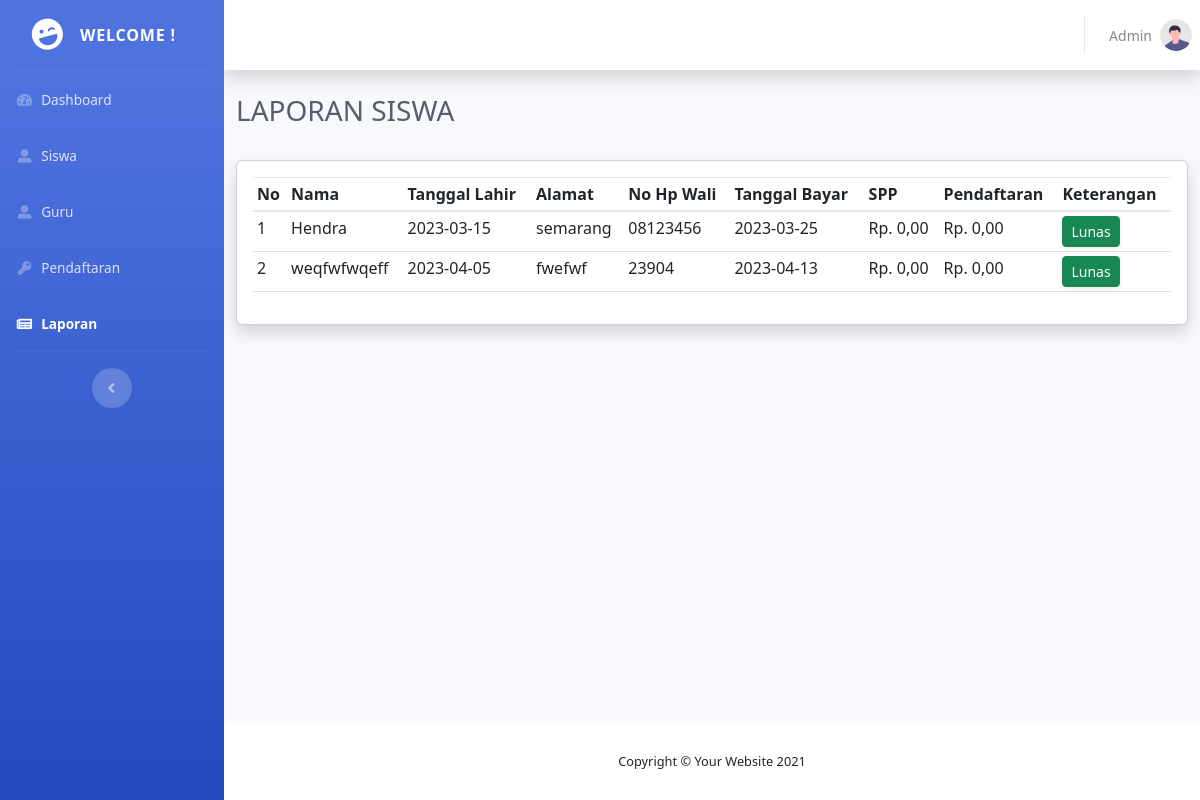
Page /laporan_siswa.php on the committed database.
### tables this page shows
CREATE TABLE `tbl_siswa` (
  `id` int(11) NOT NULL,
  `nama` varchar(255) NOT NULL,
  `ttl` date NOT NULL,
  `alamat` varchar(255) NOT NULL,
  `no_hp` varchar(255) NOT NULL,
  `tgl_masuk` date NOT NULL,
  `spp` int(11) NOT NULL,
  `pendaftaran` int(11) NOT NULL
);

### laporan_siswa.php (the view, shortened to what this page needs)
<!DOCTYPE html>
<html lang="en">
<head>
    <link href="vendor/fontawesome-free/css/all.min.css" rel="stylesheet" type="text/css">
    <link rel="stylesheet" href="https://cdn.jsdelivr.net/npm/bootstrap@4.4.1/dist/css/bootstrap.min.css">
    <link href="css/sb-admin-2.min.css" rel="stylesheet">
    <link href="https://cdn.jsdelivr.net/npm/bootstrap@5.2.3/dist/css/bootstrap.min.css" rel="stylesheet">
</head>
<body id="page-top">
    <div id="wrapper">
        <ul class="navbar-nav bg-gradient-primary sidebar sidebar-dark accordion" id="accordionSidebar">
            <a class="sidebar-brand d-flex align-items-center justify-content-center" href="index.html">
                <div class="sidebar-brand-icon rotate-n-15">
                    <i class="fas fa-laugh-wink"></i>
                </div>
                <div class="sidebar-brand-text mx-3">WELCOME !</div>
            </a>
            <hr class="sidebar-divider my-0">
            <li class="nav-item ">
                <a class="nav-link" href="index.php">
                    <i class="fas fa-fw fa-tachometer-alt"></i>
                    <span>Dashboard</span></a>
            </li>
            <li class="nav-item ">
                <a class="nav-link" href="siswa.php">
                    <i class="fas fa-fw fa-user-alt"></i>
                    <span>Siswa</span></a>
            </li>
            <li class="nav-item ">
                <a class="nav-link" href="guru.php">
                    <i class="fas fa-fw fa-user-alt"></i>
                    <span>Guru</span></a>
            </li>
            <li class="nav-item ">
                <a class="nav-link" href="pendaftaran.php">
                    <i class="fas fa-fw fa-key"></i>
                    <span>Pendaftaran</span></a>
            </li>
            <li class="nav-item active">
                <a class="nav-link " href="laporan_siswa.php">
                    <i class="fas fa-fw fa-newspaper"></i>
                    <span>Laporan</span></a>
            </li>
            <hr class="sidebar-divider">
            <div class="text-center d-none d-md-inline">
                <button class="rounded-circle border-0" id="sidebarToggle"></button>
            </div>
        </ul>
        <div id="content-wrapper" class="d-flex flex-column">
            <div id="content">
                <nav class="navbar navbar-expand navbar-light bg-white topbar mb-4 static-top shadow">
                    <ul class="navbar-nav ml-auto">
                        <li class="nav-item dropdown no-arrow">
                            <a class="nav-link dropdown-toggle" href="#" id="userDropdown" role="button" data-toggle="dropdown" aria-haspopup="true" aria-expanded="false">
                                <span class="mr-2 d-none d-lg-inline text-gray-600 small">Admin</span>
                                <img class="img-profile rounded-circle" src="img/undraw_profile.svg">
                            </a>
                        </li>
                    </ul>
                </nav>
                <div class="container-fluid">
                    <div class="d-sm-flex align-items-center justify-content-between mb-4">
                        <h1 class="h3 mb-2 text-gray-800">LAPORAN SISWA</h1>
                     </div>
                    <div class="card shadow mb-4">
                        <div class="card-body">
                            <div class="table-responsive">
                                <table class="table table-sm" id="dataTable" width="100%" cellspacing="0">
                                    <thead>
                                        <tr>
                                            <th>No</th>
                                            <th>Nama</th>
                                            <th>Tanggal Lahir</th>
                                            <th>Alamat</th>
                                            <th>No Hp Wali</th>
                                            <th>Tanggal Bayar</th>
                                            <th>SPP</th>
                                            <th>Pendaftaran</th>
                                            <th>Keterangan</th>
                                        </tr>
                                    </thead>
                                    <tbody>
                                        <?php
                                        include 'koneksi.php';
                                        $nomor = 1;
                                        $data = mysqli_query($koneksi, "select * from tbl_siswa");
                                        while ($d = mysqli_fetch_array($data)) {
                                        ?>
                                            <tr>
                                                <td><?= $nomor++; ?></td>
                                                <td><?= $d['nama']; ?></td>
                                                <td><?= $d['ttl']; ?></td>
                                                <td><?= $d['alamat']; ?></td>
                                                <td><?= $d['no_hp']; ?></td>
                                                <td><?= $d['tgl_masuk']; ?></td>
                                                <td><?= "Rp. " . number_format($d['spp'], 2, ',', '.');  ?></td>
                                                <td><?= "Rp. " . number_format($d['pendaftaran'], 2, ',', '.');  ?></td>
                                                <td>
                                                    <?php
                                                    $spp = $d['spp'];
                                                    $pendaftaran = $d['pendaftaran'];
                                                    if ($spp == 0 && $pendaftaran == 0) {
                                                    ?>
                                                        <div class="d-none d-sm-inline-block btn btn-sm btn-success shadow-sm">
                                                            Lunas
                                                        </div>
                                                    <?php
                                                    } else {
                                                    ?>
                                                        <div class="d-none d-sm-inline-block btn btn-sm btn-danger shadow-sm">
                                                            Belum Lunas
                                                        </div>
                                                    <?php
                                                    }
                                                    ?>
                                                </td>
                                            </tr>
                                        <?php } ?>
                                    </tbody>
                                </table>
                            </div>
                        </div>
                    </div>
                </div>
            </div>
            <footer class="sticky-footer bg-white">
                <div class="container my-auto">
                    <div class="copyright text-center my-auto">
                        <span>Copyright &copy; Your Website 2021</span>
                    </div>
                </div>
            </footer>
        </div>
    </div>
</body>
</html>

### rows in the picture
tbl_siswa: nama "Hendra", ttl "2023-03-15", alamat "semarang", no_hp "08123456", tgl_masuk "2023-03-25", spp "0,00", pendaftaran "0,00", shows "Lunas"
tbl_siswa: nama "weqfwfwqeff", ttl "2023-04-05", alamat "fwefwf", no_hp "23904", tgl_masuk "2023-04-13", spp "0,00", pendaftaran "0,00", shows "Lunas"
